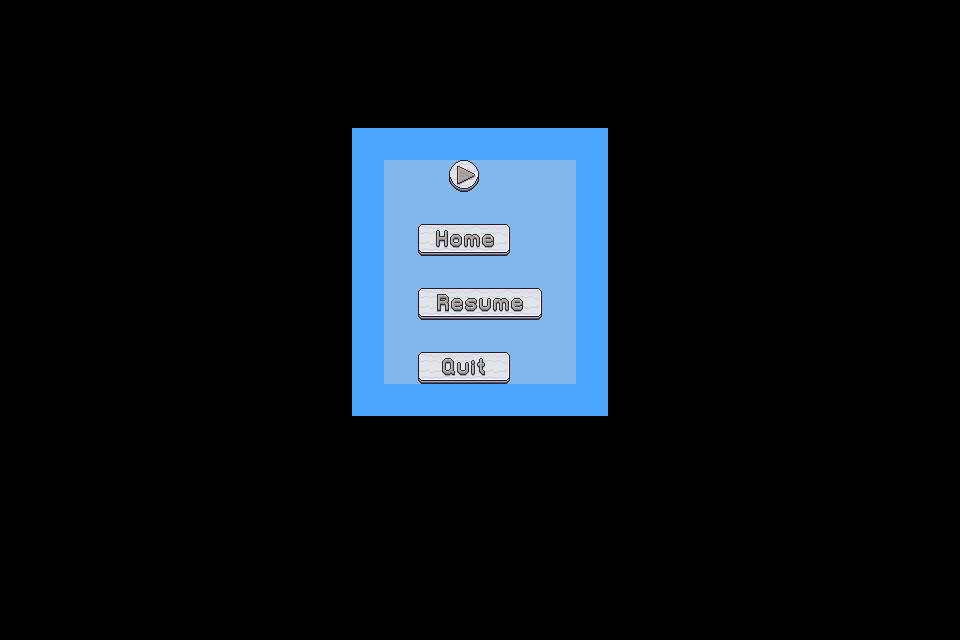

A level layout from a 2D game, rendered from its tile map. Below: a short description, then the map file with its tile-grid data intact:
An orthogonal 30x20 tile map with 32x32 px tiles, 5 tile layers (fundo, pause, home, resume, ...), 3 tilesets.

<map version="1.10" tiledversion="1.11.0" orientation="orthogonal" renderorder="right-down" width="30" height="20" tilewidth="32" tileheight="32" infinite="0" nextlayerid="92" nextobjectid="5">
 <tileset firstgid="1" name="Wooden Pixel Art GUI 32x32" tilewidth="32" tileheight="32" tilecount="910" columns="26">
  <image source="pause/Wooden Pixel Art GUI 32x32.png" width="832" height="1120" />
 </tileset>
 <tileset firstgid="911" name="azul2" tilewidth="32" tileheight="32" tilecount="1" columns="1">
  <image source="pause/azul2.png" width="32" height="32" />
 </tileset>
 <tileset firstgid="912" name="azul" tilewidth="32" tileheight="32" tilecount="1" columns="1">
  <image source="pause/azul.png" width="32" height="32" />
 </tileset>
 <layer id="89" name="fundo" width="30" height="20">
  <data encoding="csv">
0,0,0,0,0,0,0,0,0,0,0,0,0,0,0,0,0,0,0,0,0,0,0,0,0,0,0,0,0,0,
0,0,0,0,0,0,0,0,0,0,0,0,0,0,0,0,0,0,0,0,0,0,0,0,0,0,0,0,0,0,
0,0,0,0,0,0,0,0,0,0,0,0,0,0,0,0,0,0,0,0,0,0,0,0,0,0,0,0,0,0,
0,0,0,0,0,0,0,0,0,0,0,0,0,0,0,0,0,0,0,0,0,0,0,0,0,0,0,0,0,0,
0,0,0,0,0,0,0,0,0,0,0,911,911,911,911,911,911,911,911,0,0,0,0,0,0,0,0,0,0,0,
0,0,0,0,0,0,0,0,0,0,0,911,912,912,912,912,912,912,911,0,0,0,0,0,0,0,0,0,0,0,
0,0,0,0,0,0,0,0,0,0,0,911,912,912,912,912,912,912,911,0,0,0,0,0,0,0,0,0,0,0,
0,0,0,0,0,0,0,0,0,0,0,911,912,912,912,912,912,912,911,0,0,0,0,0,0,0,0,0,0,0,
0,0,0,0,0,0,0,0,0,0,0,911,912,912,912,912,912,912,911,0,0,0,0,0,0,0,0,0,0,0,
0,0,0,0,0,0,0,0,0,0,0,911,912,912,912,912,912,912,911,0,0,0,0,0,0,0,0,0,0,0,
0,0,0,0,0,0,0,0,0,0,0,911,912,912,912,912,912,912,911,0,0,0,0,0,0,0,0,0,0,0,
0,0,0,0,0,0,0,0,0,0,0,911,912,912,912,912,912,912,911,0,0,0,0,0,0,0,0,0,0,0,
0,0,0,0,0,0,0,0,0,0,0,911,911,911,911,911,911,911,911,0,0,0,0,0,0,0,0,0,0,0,
0,0,0,0,0,0,0,0,0,0,0,0,0,0,0,0,0,0,0,0,0,0,0,0,0,0,0,0,0,0,
0,0,0,0,0,0,0,0,0,0,0,0,0,0,0,0,0,0,0,0,0,0,0,0,0,0,0,0,0,0,
0,0,0,0,0,0,0,0,0,0,0,0,0,0,0,0,0,0,0,0,0,0,0,0,0,0,0,0,0,0,
0,0,0,0,0,0,0,0,0,0,0,0,0,0,0,0,0,0,0,0,0,0,0,0,0,0,0,0,0,0,
0,0,0,0,0,0,0,0,0,0,0,0,0,0,0,0,0,0,0,0,0,0,0,0,0,0,0,0,0,0,
0,0,0,0,0,0,0,0,0,0,0,0,0,0,0,0,0,0,0,0,0,0,0,0,0,0,0,0,0,0,
0,0,0,0,0,0,0,0,0,0,0,0,0,0,0,0,0,0,0,0,0,0,0,0,0,0,0,0,0,0
</data>
 </layer>
 <layer id="87" name="pause" width="30" height="20">
  <data encoding="csv">
0,0,0,0,0,0,0,0,0,0,0,0,0,0,0,0,0,0,0,0,0,0,0,0,0,0,0,0,0,0,
0,0,0,0,0,0,0,0,0,0,0,0,0,0,0,0,0,0,0,0,0,0,0,0,0,0,0,0,0,0,
0,0,0,0,0,0,0,0,0,0,0,0,0,0,0,0,0,0,0,0,0,0,0,0,0,0,0,0,0,0,
0,0,0,0,0,0,0,0,0,0,0,0,0,0,0,0,0,0,0,0,0,0,0,0,0,0,0,0,0,0,
0,0,0,0,0,0,0,0,0,0,0,0,0,0,0,0,0,0,0,0,0,0,0,0,0,0,0,0,0,0,
0,0,0,0,0,0,0,0,0,0,0,0,0,0,20,0,0,0,0,0,0,0,0,0,0,0,0,0,0,0,
0,0,0,0,0,0,0,0,0,0,0,0,0,0,0,0,0,0,0,0,0,0,0,0,0,0,0,0,0,0,
0,0,0,0,0,0,0,0,0,0,0,0,0,0,0,0,0,0,0,0,0,0,0,0,0,0,0,0,0,0,
0,0,0,0,0,0,0,0,0,0,0,0,0,0,0,0,0,0,0,0,0,0,0,0,0,0,0,0,0,0,
0,0,0,0,0,0,0,0,0,0,0,0,0,0,0,0,0,0,0,0,0,0,0,0,0,0,0,0,0,0,
0,0,0,0,0,0,0,0,0,0,0,0,0,0,0,0,0,0,0,0,0,0,0,0,0,0,0,0,0,0,
0,0,0,0,0,0,0,0,0,0,0,0,0,0,0,0,0,0,0,0,0,0,0,0,0,0,0,0,0,0,
0,0,0,0,0,0,0,0,0,0,0,0,0,0,0,0,0,0,0,0,0,0,0,0,0,0,0,0,0,0,
0,0,0,0,0,0,0,0,0,0,0,0,0,0,0,0,0,0,0,0,0,0,0,0,0,0,0,0,0,0,
0,0,0,0,0,0,0,0,0,0,0,0,0,0,0,0,0,0,0,0,0,0,0,0,0,0,0,0,0,0,
0,0,0,0,0,0,0,0,0,0,0,0,0,0,0,0,0,0,0,0,0,0,0,0,0,0,0,0,0,0,
0,0,0,0,0,0,0,0,0,0,0,0,0,0,0,0,0,0,0,0,0,0,0,0,0,0,0,0,0,0,
0,0,0,0,0,0,0,0,0,0,0,0,0,0,0,0,0,0,0,0,0,0,0,0,0,0,0,0,0,0,
0,0,0,0,0,0,0,0,0,0,0,0,0,0,0,0,0,0,0,0,0,0,0,0,0,0,0,0,0,0,
0,0,0,0,0,0,0,0,0,0,0,0,0,0,0,0,0,0,0,0,0,0,0,0,0,0,0,0,0,0
</data>
 </layer>
 <layer id="88" name="home" width="30" height="20">
  <data encoding="csv">
0,0,0,0,0,0,0,0,0,0,0,0,0,0,0,0,0,0,0,0,0,0,0,0,0,0,0,0,0,0,
0,0,0,0,0,0,0,0,0,0,0,0,0,0,0,0,0,0,0,0,0,0,0,0,0,0,0,0,0,0,
0,0,0,0,0,0,0,0,0,0,0,0,0,0,0,0,0,0,0,0,0,0,0,0,0,0,0,0,0,0,
0,0,0,0,0,0,0,0,0,0,0,0,0,0,0,0,0,0,0,0,0,0,0,0,0,0,0,0,0,0,
0,0,0,0,0,0,0,0,0,0,0,0,0,0,0,0,0,0,0,0,0,0,0,0,0,0,0,0,0,0,
0,0,0,0,0,0,0,0,0,0,0,0,0,0,0,0,0,0,0,0,0,0,0,0,0,0,0,0,0,0,
0,0,0,0,0,0,0,0,0,0,0,0,0,0,0,0,0,0,0,0,0,0,0,0,0,0,0,0,0,0,
0,0,0,0,0,0,0,0,0,0,0,0,0,387,388,389,0,0,0,0,0,0,0,0,0,0,0,0,0,0,
0,0,0,0,0,0,0,0,0,0,0,0,0,0,0,0,0,0,0,0,0,0,0,0,0,0,0,0,0,0,
0,0,0,0,0,0,0,0,0,0,0,0,0,0,0,0,0,0,0,0,0,0,0,0,0,0,0,0,0,0,
0,0,0,0,0,0,0,0,0,0,0,0,0,0,0,0,0,0,0,0,0,0,0,0,0,0,0,0,0,0,
0,0,0,0,0,0,0,0,0,0,0,0,0,0,0,0,0,0,0,0,0,0,0,0,0,0,0,0,0,0,
0,0,0,0,0,0,0,0,0,0,0,0,0,0,0,0,0,0,0,0,0,0,0,0,0,0,0,0,0,0,
0,0,0,0,0,0,0,0,0,0,0,0,0,0,0,0,0,0,0,0,0,0,0,0,0,0,0,0,0,0,
0,0,0,0,0,0,0,0,0,0,0,0,0,0,0,0,0,0,0,0,0,0,0,0,0,0,0,0,0,0,
0,0,0,0,0,0,0,0,0,0,0,0,0,0,0,0,0,0,0,0,0,0,0,0,0,0,0,0,0,0,
0,0,0,0,0,0,0,0,0,0,0,0,0,0,0,0,0,0,0,0,0,0,0,0,0,0,0,0,0,0,
0,0,0,0,0,0,0,0,0,0,0,0,0,0,0,0,0,0,0,0,0,0,0,0,0,0,0,0,0,0,
0,0,0,0,0,0,0,0,0,0,0,0,0,0,0,0,0,0,0,0,0,0,0,0,0,0,0,0,0,0,
0,0,0,0,0,0,0,0,0,0,0,0,0,0,0,0,0,0,0,0,0,0,0,0,0,0,0,0,0,0
</data>
 </layer>
 <layer id="90" name="resume" width="30" height="20">
  <data encoding="csv">
0,0,0,0,0,0,0,0,0,0,0,0,0,0,0,0,0,0,0,0,0,0,0,0,0,0,0,0,0,0,
0,0,0,0,0,0,0,0,0,0,0,0,0,0,0,0,0,0,0,0,0,0,0,0,0,0,0,0,0,0,
0,0,0,0,0,0,0,0,0,0,0,0,0,0,0,0,0,0,0,0,0,0,0,0,0,0,0,0,0,0,
0,0,0,0,0,0,0,0,0,0,0,0,0,0,0,0,0,0,0,0,0,0,0,0,0,0,0,0,0,0,
0,0,0,0,0,0,0,0,0,0,0,0,0,0,0,0,0,0,0,0,0,0,0,0,0,0,0,0,0,0,
0,0,0,0,0,0,0,0,0,0,0,0,0,0,0,0,0,0,0,0,0,0,0,0,0,0,0,0,0,0,
0,0,0,0,0,0,0,0,0,0,0,0,0,0,0,0,0,0,0,0,0,0,0,0,0,0,0,0,0,0,
0,0,0,0,0,0,0,0,0,0,0,0,0,0,0,0,0,0,0,0,0,0,0,0,0,0,0,0,0,0,
0,0,0,0,0,0,0,0,0,0,0,0,0,0,0,0,0,0,0,0,0,0,0,0,0,0,0,0,0,0,
0,0,0,0,0,0,0,0,0,0,0,0,0,283,284,285,286,0,0,0,0,0,0,0,0,0,0,0,0,0,
0,0,0,0,0,0,0,0,0,0,0,0,0,0,0,0,0,0,0,0,0,0,0,0,0,0,0,0,0,0,
0,0,0,0,0,0,0,0,0,0,0,0,0,0,0,0,0,0,0,0,0,0,0,0,0,0,0,0,0,0,
0,0,0,0,0,0,0,0,0,0,0,0,0,0,0,0,0,0,0,0,0,0,0,0,0,0,0,0,0,0,
0,0,0,0,0,0,0,0,0,0,0,0,0,0,0,0,0,0,0,0,0,0,0,0,0,0,0,0,0,0,
0,0,0,0,0,0,0,0,0,0,0,0,0,0,0,0,0,0,0,0,0,0,0,0,0,0,0,0,0,0,
0,0,0,0,0,0,0,0,0,0,0,0,0,0,0,0,0,0,0,0,0,0,0,0,0,0,0,0,0,0,
0,0,0,0,0,0,0,0,0,0,0,0,0,0,0,0,0,0,0,0,0,0,0,0,0,0,0,0,0,0,
0,0,0,0,0,0,0,0,0,0,0,0,0,0,0,0,0,0,0,0,0,0,0,0,0,0,0,0,0,0,
0,0,0,0,0,0,0,0,0,0,0,0,0,0,0,0,0,0,0,0,0,0,0,0,0,0,0,0,0,0,
0,0,0,0,0,0,0,0,0,0,0,0,0,0,0,0,0,0,0,0,0,0,0,0,0,0,0,0,0,0
</data>
 </layer>
 <layer id="91" name="quit" width="30" height="20">
  <data encoding="csv">
0,0,0,0,0,0,0,0,0,0,0,0,0,0,0,0,0,0,0,0,0,0,0,0,0,0,0,0,0,0,
0,0,0,0,0,0,0,0,0,0,0,0,0,0,0,0,0,0,0,0,0,0,0,0,0,0,0,0,0,0,
0,0,0,0,0,0,0,0,0,0,0,0,0,0,0,0,0,0,0,0,0,0,0,0,0,0,0,0,0,0,
0,0,0,0,0,0,0,0,0,0,0,0,0,0,0,0,0,0,0,0,0,0,0,0,0,0,0,0,0,0,
0,0,0,0,0,0,0,0,0,0,0,0,0,0,0,0,0,0,0,0,0,0,0,0,0,0,0,0,0,0,
0,0,0,0,0,0,0,0,0,0,0,0,0,0,0,0,0,0,0,0,0,0,0,0,0,0,0,0,0,0,
0,0,0,0,0,0,0,0,0,0,0,0,0,0,0,0,0,0,0,0,0,0,0,0,0,0,0,0,0,0,
0,0,0,0,0,0,0,0,0,0,0,0,0,0,0,0,0,0,0,0,0,0,0,0,0,0,0,0,0,0,
0,0,0,0,0,0,0,0,0,0,0,0,0,0,0,0,0,0,0,0,0,0,0,0,0,0,0,0,0,0,
0,0,0,0,0,0,0,0,0,0,0,0,0,0,0,0,0,0,0,0,0,0,0,0,0,0,0,0,0,0,
0,0,0,0,0,0,0,0,0,0,0,0,0,0,0,0,0,0,0,0,0,0,0,0,0,0,0,0,0,0,
0,0,0,0,0,0,0,0,0,0,0,0,0,439,440,441,0,0,0,0,0,0,0,0,0,0,0,0,0,0,
0,0,0,0,0,0,0,0,0,0,0,0,0,0,0,0,0,0,0,0,0,0,0,0,0,0,0,0,0,0,
0,0,0,0,0,0,0,0,0,0,0,0,0,0,0,0,0,0,0,0,0,0,0,0,0,0,0,0,0,0,
0,0,0,0,0,0,0,0,0,0,0,0,0,0,0,0,0,0,0,0,0,0,0,0,0,0,0,0,0,0,
0,0,0,0,0,0,0,0,0,0,0,0,0,0,0,0,0,0,0,0,0,0,0,0,0,0,0,0,0,0,
0,0,0,0,0,0,0,0,0,0,0,0,0,0,0,0,0,0,0,0,0,0,0,0,0,0,0,0,0,0,
0,0,0,0,0,0,0,0,0,0,0,0,0,0,0,0,0,0,0,0,0,0,0,0,0,0,0,0,0,0,
0,0,0,0,0,0,0,0,0,0,0,0,0,0,0,0,0,0,0,0,0,0,0,0,0,0,0,0,0,0,
0,0,0,0,0,0,0,0,0,0,0,0,0,0,0,0,0,0,0,0,0,0,0,0,0,0,0,0,0,0
</data>
 </layer>
</map>
